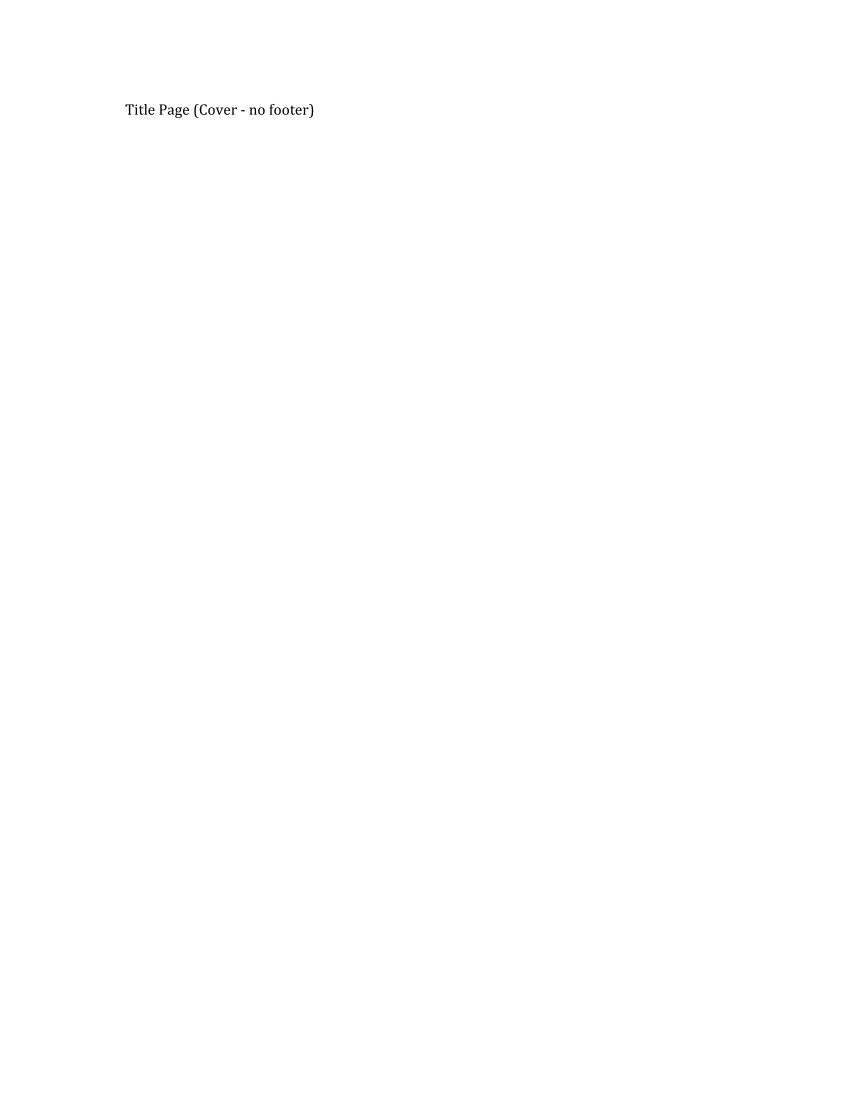

Here is the Python script that generated this plot:
import docx
from docx.oxml import parse_xml
from docx.oxml.ns import nsdecls
from docx.enum.text import WD_ALIGN_PARAGRAPH
import docx2pdf
import fitz

doc = docx.Document()

# Section 1: Front Matter
sec1 = doc.sections[0]
sec1.different_first_page_header_footer = True

# Set Roman numeral page numbering for section 1
sectPr1 = sec1._sectPr
pgNumType1 = parse_xml(f'<w:pgNumType {nsdecls("w")} w:fmt="lowerRoman" w:start="1"/>')
sectPr1.append(pgNumType1)

footer1 = sec1.footer
p1 = footer1.paragraphs[0]
p1.alignment = WD_ALIGN_PARAGRAPH.CENTER
run1 = p1.add_run()
fld1 = parse_xml(f'<w:fldChar {nsdecls("w")} w:fldCharType="begin"/>')
instr1 = parse_xml(f'<w:instrText {nsdecls("w")} xml:space="preserve"> PAGE </w:instrText>')
fld2 = parse_xml(f'<w:fldChar {nsdecls("w")} w:fldCharType="separate"/>')
fld3 = parse_xml(f'<w:fldChar {nsdecls("w")} w:fldCharType="end"/>')
run1._r.extend([fld1, instr1, fld2, fld3])

doc.add_paragraph('Title Page (Cover - no footer)')
doc.add_page_break()
doc.add_paragraph('Declaration (Page ii)')
doc.add_page_break()
doc.add_paragraph('Acknowledgement (Page iii)')

# Section 2: Main Chapters
sec2 = doc.add_section()
sec2.different_first_page_header_footer = False
sectPr2 = sec2._sectPr
pgNumType2 = parse_xml(f'<w:pgNumType {nsdecls("w")} w:fmt="decimal" w:start="1"/>')
sectPr2.append(pgNumType2)

footer2 = sec2.footer
footer2.is_linked_to_previous = False
p2 = footer2.paragraphs[0]
p2.alignment = WD_ALIGN_PARAGRAPH.CENTER
run2 = p2.add_run()
fld4 = parse_xml(f'<w:fldChar {nsdecls("w")} w:fldCharType="begin"/>')
instr2 = parse_xml(f'<w:instrText {nsdecls("w")} xml:space="preserve"> PAGE </w:instrText>')
fld5 = parse_xml(f'<w:fldChar {nsdecls("w")} w:fldCharType="separate"/>')
fld6 = parse_xml(f'<w:fldChar {nsdecls("w")} w:fldCharType="end"/>')
run2._r.extend([fld4, instr2, fld5, fld6])

doc.add_paragraph('Chapter 1 Page 1')
doc.add_page_break()
doc.add_paragraph('Chapter 1 Page 2')

doc.save('submission/test_roman_arabic.docx')
docx2pdf.convert('submission/test_roman_arabic.docx', 'submission/test_roman_arabic.pdf')

doc_pdf = fitz.open('submission/test_roman_arabic.pdf')
for i, page in enumerate(doc_pdf):
    print(f'Page {i+1} text:', repr(page.get_text().strip()))
